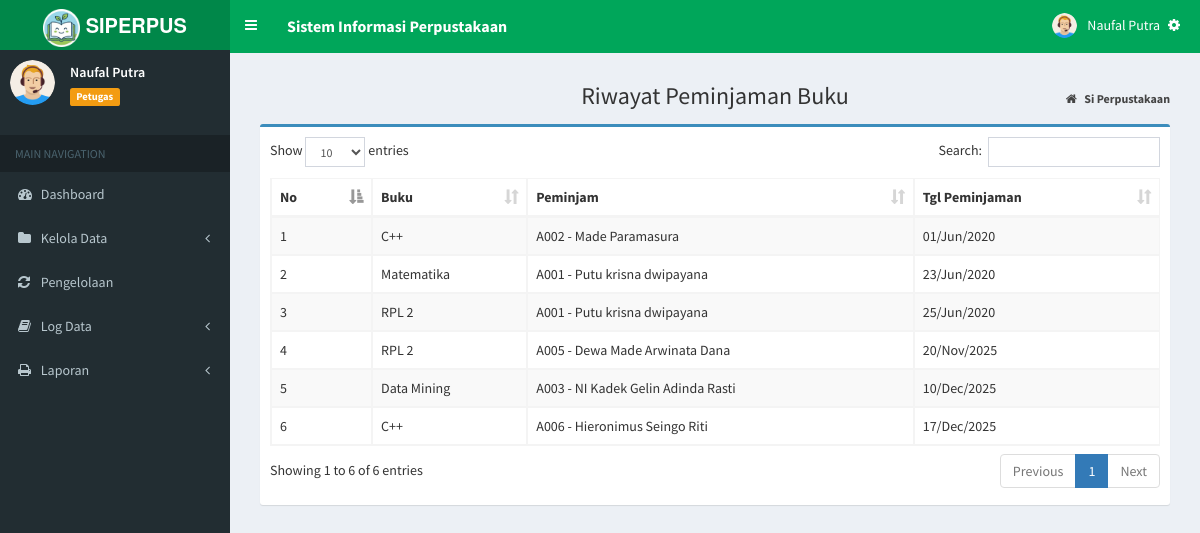
Page /index.php?page=log_pinjam (signed in) on the earlier database version.
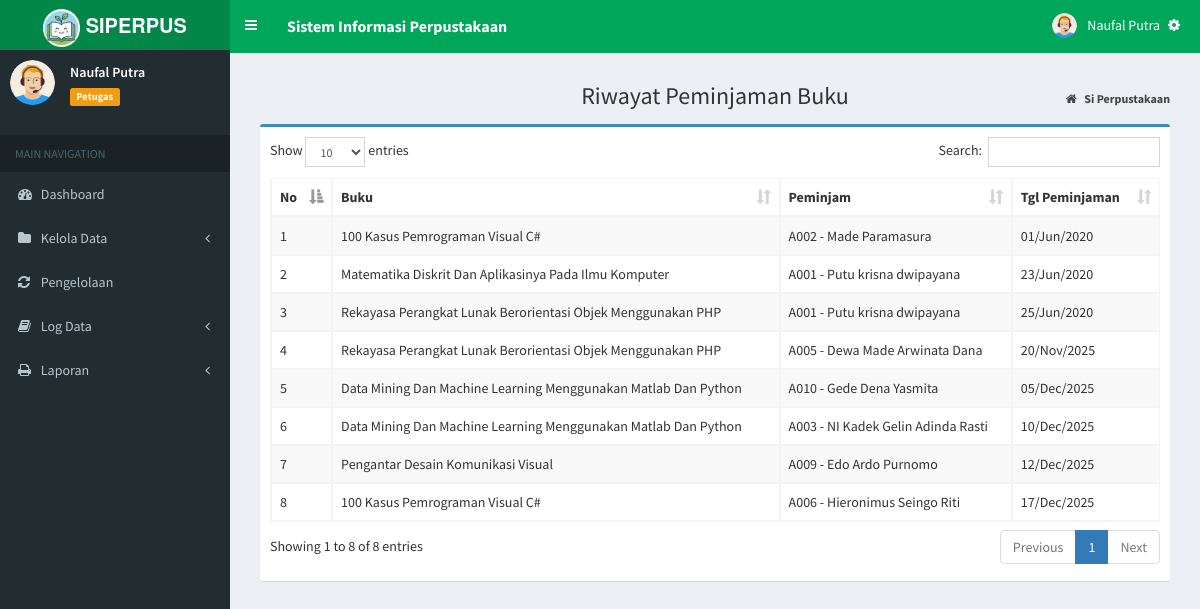
Same page on the later database version.
### tables this page shows
CREATE TABLE `log_pinjam` (
  `id_log` int NOT NULL AUTO_INCREMENT,
  `id_buku` varchar(10) NOT NULL,
  `id_anggota` varchar(10) NOT NULL,
  `tgl_pinjam` date NOT NULL,
  PRIMARY KEY (`id_log`),
  KEY `id_anggota` (`id_anggota`),
  KEY `id_buku` (`id_buku`),
  CONSTRAINT `log_pinjam_ibfk_1` FOREIGN KEY (`id_anggota`) REFERENCES `tb_anggota` (`id_anggota`) ON DELETE CASCADE ON UPDATE CASCADE,
  CONSTRAINT `log_pinjam_ibfk_2` FOREIGN KEY (`id_buku`) REFERENCES `tb_buku` (`id_buku`) ON DELETE CASCADE ON UPDATE CASCADE
);

CREATE TABLE `tb_buku` (
  `id_buku` varchar(10) NOT NULL,
  `judul_buku` varchar(500) NOT NULL,
  `pengarang` varchar(100) NOT NULL,
  `penerbit` varchar(100) NOT NULL,
  `th_terbit` year NOT NULL,
  `foto_buku` varchar(255) DEFAULT NULL,
  PRIMARY KEY (`id_buku`)
);

CREATE TABLE `tb_anggota` (
  `id_anggota` varchar(10) NOT NULL,
  `nama` varchar(100) DEFAULT NULL,
  `jekel` enum('Laki-laki','Perempuan') NOT NULL,
  `jurusan` varchar(50) NOT NULL,
  `no_hp` varchar(15) NOT NULL,
  PRIMARY KEY (`id_anggota`)
);

### admin/log/log_pinjam.php (the view)
<section class="content-header">
	<h1 style="text-align:center;">
		Riwayat Peminjaman Buku
	</h1>
	<ol class="breadcrumb">
		<li>
			<a href="index.php">
				<i class="fa fa-home"></i>
				<b>Si Perpustakaan</b>
			</a>
		</li>
	</ol>
</section>
<section class="content">
	<div class="box box-primary">
		<div class="box-body">
			<div class="table-responsive">
				<table id="example1" class="table table-bordered table-striped">
					<thead>
						<tr>
							<th>No</th>
							<th>Buku</th>
							<th>Peminjam</th>
							<th>Tgl Peminjaman</th>
						</tr>
					</thead>
					<tbody>
						<?php
                  $no = 1;
                  $sql = $koneksi->query("SELECT b.judul_buku, a.id_anggota, a.nama, l.tgl_pinjam
                  from log_pinjam l inner join tb_buku b on l.id_buku=b.id_buku
				  inner join tb_anggota a on l.id_anggota=a.id_anggota order by tgl_pinjam asc");
                  while ($data= $sql->fetch_assoc()) {
                ?>
						<tr>
							<td>
								<?php echo $no++; ?>
							</td>
							<td>
								<?php echo $data['judul_buku']; ?>
							</td>
							<td>
								<?php echo $data['id_anggota']; ?>
								-
								<?php echo $data['nama']; ?>
							</td>
							<td>
								<?php  $tgl = $data['tgl_pinjam']; echo date("d/M/Y", strtotime($tgl))?>
							</td>
						</tr>
						<?php
                  }
                ?>
					</tbody>
				</table>
			</div>
		</div>
	</div>
</section>

### index.php (shortened to what this page needs)
<?php
if (isset($_SESSION["ses_username"]) == "") {
	header("location: login.php");
} else {
	$data_nama = $_SESSION["ses_nama"];
	$data_level = $_SESSION["ses_level"];
}
include "inc/koneksi.php";
?>
<!DOCTYPE html>
<html>
<head>
	<link rel="stylesheet" href="bootstrap/css/bootstrap.min.css">
	<link rel="stylesheet" href="https://cdnjs.cloudflare.com/ajax/libs/font-awesome/4.5.0/css/font-awesome.min.css">
	<link rel="stylesheet" href="https://cdnjs.cloudflare.com/ajax/libs/ionicons/2.0.1/css/ionicons.min.css">
	<link rel="stylesheet" href="plugins/datatables/dataTables.bootstrap.css">
	<link rel="stylesheet" href="plugins/select2/select2.min.css">
	<link rel="stylesheet" href="dist/css/AdminLTE.min.css">
	<link rel="stylesheet" href="dist/css/skins/_all-skins.min.css">
</head>
<body class="hold-transition skin-green sidebar-mini">
	<div class="wrapper">
		<header class="main-header">
			<a href="index.php" class="logo">
				<span class="logo-lg">
					<img src="dist/img/logo-doang.png" width="37px">
					<b>SIPERPUS</b>
				</span>
			</a>
			<nav class="navbar navbar-static-top">
				<a href="#" class="sidebar-toggle" data-toggle="offcanvas" role="button">
				</a>
				<div style="float: left; padding: 15px 15px; color: white; font-size: 16px;">
					<b>Sistem Informasi Perpustakaan</b>
				</div>
				<div class="navbar-custom-menu">
					<ul class="nav navbar-nav">
						<li class="dropdown user user-menu">
							<a href="#" class="dropdown-toggle" data-toggle="dropdown">
								<img src="dist/img/avatar.png" class="user-image" alt="User Image">
								<span class="hidden-xs"><?php echo $data_nama; ?></span>
								<i class="fa fa-cog" style="margin-left: 5px;"></i>
							</a>
						</li>
					</ul>
				</div>
			</nav>
		</header>
		<aside class="main-sidebar">
			<section class="sidebar">
				<div class="user-panel">
					<div class="pull-left image">
						<img src="dist/img/avatar.png" class="img-circle" alt="User Image">
					</div>
					<div class="pull-left info">
						<p>
							<?php echo $data_nama; ?>
						</p>
						<span class="label label-warning">
							<?php echo $data_level; ?>
						</span>
					</div>
				</div>
				<ul class="sidebar-menu">
					<li class="header">MAIN NAVIGATION</li>
					<?php
					if ($data_level == "Administrator") {
					?>
						<li class="treeview">
							<a href="?page=admin">
								<i class="fa fa-dashboard"></i>
								<span>Dashboard</span>
								<span class="pull-right-container">
								</span>
							</a>
						</li>
						<li class="treeview">
							<a href="#">
								<i class="fa fa-folder"></i>
								<span>Kelola Data</span>
								<span class="pull-right-container">
									<i class="fa fa-angle-left pull-right"></i>
								</span>
							</a>
							<ul class="treeview-menu">
								<li>
									<a href="?page=MyApp/data_buku">
										<i class="fa fa-book"></i>Data Buku</a>
								</li>
								<li>
									<a href="?page=MyApp/data_agt">
										<i class="fa fa-users"></i>Data Anggota</a>
								</li>
							</ul>
						</li>
						<li class="treeview">
							<a href="?page=data_sirkul">
								<i class="fa fa-refresh"></i>
								<span>Pengelolaan</span>
								<span class="pull-right-container">
								</span>
							</a>
						</li>
						<li class="treeview">
							<a href="#">
								<i class="fa fa-book"></i>
								<span>Log Data</span>
								<span class="pull-right-container">
									<i class="fa fa-angle-left pull-right"></i>
								</span>
							</a>
							<ul class="treeview-menu">
								<li>
									<a href="?page=log_pinjam">
										<i class="fa fa-arrow-circle-o-down"></i>Peminjaman</a>
								</li>
								<li>
									<a href="?page=log_kembali">
										<i class="fa fa-arrow-circle-o-up"></i>Pengembalian</a>
								</li>
							</ul>
						</li>
						<li class="treeview">
							<a href="#">
								<i class="fa fa-print"></i>
								<span>Laporan</span>
								<span class="pull-right-container">
									<i class="fa fa-angle-left pull-right"></i>
								</span>
							</a>
							<ul class="treeview-menu">
								<li>
									<a href="?page=laporan_sirkulasi">
										<i class="fa fa-file"></i>Laporan Pengelolaan</a>
								</li>
							</ul>
						</li>
					<?php
					} elseif ($data_level == "Petugas") {
					?>
						<li class="treeview">
							<a href="?page=petugas">
								<i class="fa fa-dashboard"></i>
								<span>Dashboard</span>
							</a>
						</li>
						<li class="treeview">
							<a href="#">
								<i class="fa fa-folder"></i>
								<span>Kelola Data</span>
								<span class="pull-right-container">
									<i class="fa fa-angle-left pull-right"></i>
								</span>
							</a>
						</li>
						<li class="treeview">
							<a href="?page=data_sirkul">
								<i class="fa fa-refresh"></i>
								<span>Pengelolaan</span>
							</a>
						</li>
						<li class="treeview">
							<a href="#">
								<i class="fa fa-book"></i>
								<span>Log Data</span>
								<span class="pull-right-container">
									<i class="fa fa-angle-left pull-right"></i>
								</span>
							</a>
						</li>
						<li class="treeview">
							<a href="#">
								<i class="fa fa-print"></i>
								<span>Laporan</span>
								<span class="pull-right-container">
									<i class="fa fa-angle-left pull-right"></i>
								</span>
							</a>
						</li>
					<?php
					}
					?>
			</section>
		</aside>
		<div class="content-wrapper">
			<section class="content">
				<?php
				if (isset($_GET['page'])) {
					$hal = $_GET['page'];
					switch ($hal) {
						case 'log_pinjam':
							include "admin/log/log_pinjam.php";
							break;
					}
				} else {
					if ($data_level == "Administrator") {
						include "home/admin.php";
					} elseif ($data_level == "Petugas") {
						include "home/petugas.php";
					}
				}
				?>
			</section>
		</div>
</body>
</html>

Differences in the rows shown:
changed through a linked row, log_pinjam "01/Jun/2020": id_buku.judul_buku "C++" → "100 Kasus Pemrograman Visual C#"
changed through a linked row, log_pinjam: id_buku.judul_buku "Matematika" → "Matematika Diskrit Dan Aplikasinya Pada Ilmu Komputer"
changed through a linked row, log_pinjam "25/Jun/2020": id_buku.judul_buku "RPL 2" → "Rekayasa Perangkat Lunak Berorientasi Objek Menggunakan PHP"
changed through a linked row, log_pinjam "20/Nov/2025": id_buku.judul_buku "RPL 2" → "Rekayasa Perangkat Lunak Berorientasi Objek Menggunakan PHP"
added log_pinjam: id_buku.judul_buku "Data Mining Dan Machine Learning Menggunakan Matlab Dan Python", id_anggota.id_anggota "A010", id_anggota.nama "Gede Dena Yasmita", tgl_pinjam "05/Dec/2025"
changed through a linked row, log_pinjam "10/Dec/2025": id_buku.judul_buku "Data Mining" → "Data Mining Dan Machine Learning Menggunakan Matlab Dan Python"
added log_pinjam: id_buku.judul_buku "Pengantar Desain Komunikasi Visual", id_anggota.id_anggota "A009", id_anggota.nama "Edo Ardo Purnomo", tgl_pinjam "12/Dec/2025"
changed through a linked row, log_pinjam "17/Dec/2025": id_buku.judul_buku "C++" → "100 Kasus Pemrograman Visual C#"
Other differences:
text written by a page script: "Show entries Search: Showing 1 to 6 of 6 entries Previous 1 Next" → "Show entries Search: Showing 1 to 8 of 8 entries Previous 1 Next"
